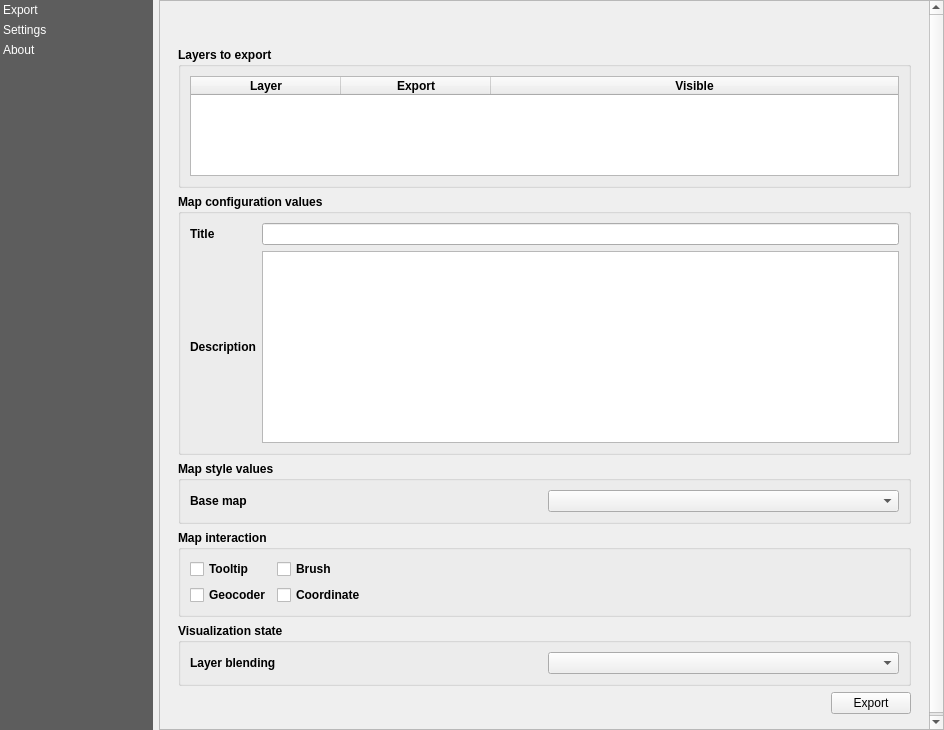
<?xml version="1.0" encoding="UTF-8"?>
<ui version="4.0">
 <class>main_dialog</class>
 <widget class="QDialog" name="main_dialog">
  <property name="windowModality">
   <enum>Qt::WindowModal</enum>
  </property>
  <property name="geometry">
   <rect>
    <x>0</x>
    <y>0</y>
    <width>944</width>
    <height>730</height>
   </rect>
  </property>
  <property name="windowTitle">
   <string>Unfolded Studio</string>
  </property>
  <layout class="QHBoxLayout" name="horizontalLayout">
   <property name="leftMargin">
    <number>0</number>
   </property>
   <property name="topMargin">
    <number>0</number>
   </property>
   <property name="rightMargin">
    <number>0</number>
   </property>
   <property name="bottomMargin">
    <number>0</number>
   </property>
   <item>
    <widget class="QListWidget" name="menu_widget">
     <property name="sizePolicy">
      <sizepolicy hsizetype="Minimum" vsizetype="Expanding">
       <horstretch>0</horstretch>
       <verstretch>0</verstretch>
      </sizepolicy>
     </property>
     <property name="minimumSize">
      <size>
       <width>100</width>
       <height>200</height>
      </size>
     </property>
     <property name="maximumSize">
      <size>
       <width>153</width>
       <height>16777215</height>
      </size>
     </property>
     <property name="styleSheet">
      <string notr="true">QListWidget{
       background-color: rgb(69, 69, 69, 220);
       outline: 0;
       }
       QListWidget::item {
       color: white;
       padding: 3px;
       }
       QListWidget::item::selected {
       color: black;
       background-color:palette(Window);
       padding-right: 0px;
       }
      </string>
     </property>
     <property name="frameShape">
      <enum>QFrame::Box</enum>
     </property>
     <property name="lineWidth">
      <number>0</number>
     </property>
     <property name="iconSize">
      <size>
       <width>32</width>
       <height>32</height>
      </size>
     </property>
     <property name="uniformItemSizes">
      <bool>true</bool>
     </property>
     <property name="currentRow">
      <number>-1</number>
     </property>
     <item>
      <property name="text">
       <string>Export</string>
      </property>
     </item>
     <item>
      <property name="text">
       <string>Settings</string>
      </property>
     </item>
     <item>
      <property name="text">
       <string>About</string>
      </property>
     </item>
    </widget>
   </item>
   <item>
    <layout class="QVBoxLayout" name="verticalLayout">
     <item>
      <widget class="QScrollArea" name="scrollArea">
       <property name="widgetResizable">
        <bool>true</bool>
       </property>
       <widget class="QWidget" name="area_contents">
        <property name="geometry">
         <rect>
          <x>0</x>
          <y>0</y>
          <width>781</width>
          <height>726</height>
         </rect>
        </property>
        <property name="minimumSize">
         <size>
          <width>760</width>
          <height>0</height>
         </size>
        </property>
        <layout class="QVBoxLayout" name="verticalLayout_4">
         <item>
          <widget class="QStackedWidget" name="stacked_widget">
           <property name="currentIndex">
            <number>0</number>
           </property>
           <widget class="QWidget" name="exporter">
            <layout class="QVBoxLayout" name="verticalLayout_11">
             <item>
              <layout class="QHBoxLayout" name="horizontalLayout_5">
               <item>
                <spacer name="horizontalSpacer_3">
                 <property name="orientation">
                  <enum>Qt::Horizontal</enum>
                 </property>
                 <property name="sizeHint" stdset="0">
                  <size>
                   <width>40</width>
                   <height>20</height>
                  </size>
                 </property>
                </spacer>
               </item>
               <item>
                <widget class="QPushButton" name="btn_refresh">
                 <property name="maximumSize">
                  <size>
                   <width>25</width>
                   <height>25</height>
                  </size>
                 </property>
                 <property name="toolTip">
                  <string>Load Snapshot configuration from project...</string>
                 </property>
                 <property name="text">
                  <string/>
                 </property>
                 <property name="flat">
                  <bool>true</bool>
                 </property>
                </widget>
               </item>
              </layout>
             </item>
             <item>
              <widget class="QGroupBox" name="groupBox_6">
               <property name="font">
                <font>
                 <weight>75</weight>
                 <bold>true</bold>
                </font>
               </property>
               <property name="title">
                <string>Layers to export</string>
               </property>
               <layout class="QVBoxLayout" name="verticalLayout_13">
                <item>
                 <widget class="QTableWidget" name="tw_layers">
                  <property name="minimumSize">
                   <size>
                    <width>0</width>
                    <height>100</height>
                   </size>
                  </property>
                  <property name="editTriggers">
                   <set>QAbstractItemView::NoEditTriggers</set>
                  </property>
                  <property name="selectionMode">
                   <enum>QAbstractItemView::NoSelection</enum>
                  </property>
                  <attribute name="horizontalHeaderCascadingSectionResizes">
                   <bool>false</bool>
                  </attribute>
                  <attribute name="horizontalHeaderMinimumSectionSize">
                   <number>100</number>
                  </attribute>
                  <attribute name="horizontalHeaderDefaultSectionSize">
                   <number>150</number>
                  </attribute>
                  <attribute name="horizontalHeaderShowSortIndicator" stdset="0">
                   <bool>false</bool>
                  </attribute>
                  <attribute name="horizontalHeaderStretchLastSection">
                   <bool>true</bool>
                  </attribute>
                  <attribute name="verticalHeaderDefaultSectionSize">
                   <number>30</number>
                  </attribute>
                  <column>
                   <property name="text">
                    <string>Layer</string>
                   </property>
                  </column>
                  <column>
                   <property name="text">
                    <string>Export</string>
                   </property>
                  </column>
                  <column>
                   <property name="text">
                    <string>Visible</string>
                   </property>
                  </column>
                 </widget>
                </item>
               </layout>
              </widget>
             </item>
             <item>
              <widget class="QgsCollapsibleGroupBox" name="gb_">
               <property name="enabled">
                <bool>true</bool>
               </property>
               <property name="sizePolicy">
                <sizepolicy hsizetype="Preferred" vsizetype="Fixed">
                 <horstretch>0</horstretch>
                 <verstretch>0</verstretch>
                </sizepolicy>
               </property>
               <property name="font">
                <font>
                 <weight>75</weight>
                 <bold>true</bold>
                </font>
               </property>
               <property name="title">
                <string>Map configuration values</string>
               </property>
               <property name="flat">
                <bool>false</bool>
               </property>
               <property name="collapsed">
                <bool>false</bool>
               </property>
               <property name="scrollOnExpand">
                <bool>true</bool>
               </property>
               <layout class="QGridLayout" name="gridLayout_8">
                <item row="3" column="0">
                 <widget class="QLabel" name="label_14">
                  <property name="sizePolicy">
                   <sizepolicy hsizetype="Preferred" vsizetype="Fixed">
                    <horstretch>0</horstretch>
                    <verstretch>0</verstretch>
                   </sizepolicy>
                  </property>
                  <property name="font">
                   <font>
                    <weight>75</weight>
                    <bold>true</bold>
                   </font>
                  </property>
                  <property name="text">
                   <string>Description</string>
                  </property>
                 </widget>
                </item>
                <item row="2" column="2">
                 <widget class="QLineEdit" name="input_title"/>
                </item>
                <item row="2" column="0">
                 <widget class="QLabel" name="label_20">
                  <property name="sizePolicy">
                   <sizepolicy hsizetype="Preferred" vsizetype="Fixed">
                    <horstretch>0</horstretch>
                    <verstretch>0</verstretch>
                   </sizepolicy>
                  </property>
                  <property name="font">
                   <font>
                    <weight>75</weight>
                    <bold>true</bold>
                   </font>
                  </property>
                  <property name="text">
                   <string>Title</string>
                  </property>
                 </widget>
                </item>
                <item row="3" column="2">
                 <widget class="QTextEdit" name="input_description"/>
                </item>
               </layout>
              </widget>
             </item>
             <item>
              <widget class="QgsCollapsibleGroupBox" name="gb_1">
               <property name="enabled">
                <bool>true</bool>
               </property>
               <property name="sizePolicy">
                <sizepolicy hsizetype="Preferred" vsizetype="Fixed">
                 <horstretch>0</horstretch>
                 <verstretch>0</verstretch>
                </sizepolicy>
               </property>
               <property name="font">
                <font>
                 <weight>75</weight>
                 <bold>true</bold>
                </font>
               </property>
               <property name="title">
                <string>Map style values</string>
               </property>
               <property name="flat">
                <bool>false</bool>
               </property>
               <property name="collapsed">
                <bool>false</bool>
               </property>
               <property name="scrollOnExpand">
                <bool>true</bool>
               </property>
               <layout class="QGridLayout" name="gridLayout_9">
                <item row="0" column="1">
                 <widget class="QComboBox" name="cb_basemap"/>
                </item>
                <item row="0" column="0">
                 <widget class="QLabel" name="label_21">
                  <property name="sizePolicy">
                   <sizepolicy hsizetype="Preferred" vsizetype="Fixed">
                    <horstretch>0</horstretch>
                    <verstretch>0</verstretch>
                   </sizepolicy>
                  </property>
                  <property name="font">
                   <font>
                    <weight>75</weight>
                    <bold>true</bold>
                   </font>
                  </property>
                  <property name="text">
                   <string>Base map</string>
                  </property>
                 </widget>
                </item>
               </layout>
              </widget>
             </item>
             <item>
              <widget class="QgsCollapsibleGroupBox" name="gb_2">
               <property name="enabled">
                <bool>true</bool>
               </property>
               <property name="sizePolicy">
                <sizepolicy hsizetype="Preferred" vsizetype="Fixed">
                 <horstretch>0</horstretch>
                 <verstretch>0</verstretch>
                </sizepolicy>
               </property>
               <property name="font">
                <font>
                 <weight>75</weight>
                 <bold>true</bold>
                </font>
               </property>
               <property name="title">
                <string>Map interaction</string>
               </property>
               <property name="flat">
                <bool>true</bool>
               </property>
               <property name="collapsed">
                <bool>true</bool>
               </property>
               <property name="scrollOnExpand">
                <bool>true</bool>
               </property>
               <layout class="QFormLayout" name="formLayout">
                <item row="0" column="0">
                 <widget class="QCheckBox" name="cb_tooltip">
                  <property name="text">
                   <string>Tooltip</string>
                  </property>
                 </widget>
                </item>
                <item row="2" column="0">
                 <widget class="QCheckBox" name="cb_geocoder">
                  <property name="text">
                   <string>Geocoder</string>
                  </property>
                 </widget>
                </item>
                <item row="0" column="1">
                 <widget class="QCheckBox" name="cb_brush">
                  <property name="text">
                   <string>Brush</string>
                  </property>
                 </widget>
                </item>
                <item row="2" column="1">
                 <widget class="QCheckBox" name="cb_coordinate">
                  <property name="text">
                   <string>Coordinate</string>
                  </property>
                 </widget>
                </item>
               </layout>
              </widget>
             </item>
             <item>
              <widget class="QgsCollapsibleGroupBox" name="gb_3">
               <property name="enabled">
                <bool>true</bool>
               </property>
               <property name="sizePolicy">
                <sizepolicy hsizetype="Preferred" vsizetype="Fixed">
                 <horstretch>0</horstretch>
                 <verstretch>0</verstretch>
                </sizepolicy>
               </property>
               <property name="font">
                <font>
                 <weight>75</weight>
                 <bold>true</bold>
                </font>
               </property>
               <property name="title">
                <string>Visualization state</string>
               </property>
               <property name="flat">
                <bool>true</bool>
               </property>
               <property name="collapsed">
                <bool>true</bool>
               </property>
               <property name="scrollOnExpand">
                <bool>true</bool>
               </property>
               <layout class="QGridLayout" name="gridLayout_11">
                <item row="0" column="0">
                 <widget class="QLabel" name="label_23">
                  <property name="sizePolicy">
                   <sizepolicy hsizetype="Preferred" vsizetype="Fixed">
                    <horstretch>0</horstretch>
                    <verstretch>0</verstretch>
                   </sizepolicy>
                  </property>
                  <property name="font">
                   <font>
                    <weight>75</weight>
                    <bold>true</bold>
                   </font>
                  </property>
                  <property name="text">
                   <string>Layer blending</string>
                  </property>
                 </widget>
                </item>
                <item row="0" column="1">
                 <widget class="QComboBox" name="cb_layer_blending"/>
                </item>
               </layout>
              </widget>
             </item>
             <item>
              <layout class="QHBoxLayout" name="horizontalLayout_3">
               <item>
                <spacer name="horizontalSpacer_2">
                 <property name="orientation">
                  <enum>Qt::Horizontal</enum>
                 </property>
                 <property name="sizeHint" stdset="0">
                  <size>
                   <width>40</width>
                   <height>20</height>
                  </size>
                 </property>
                </spacer>
               </item>
               <item>
                <widget class="QPushButton" name="btn_export">
                 <property name="text">
                  <string>Export</string>
                 </property>
                </widget>
               </item>
              </layout>
             </item>
            </layout>
           </widget>
           <widget class="QWidget" name="settings">
            <layout class="QVBoxLayout" name="verticalLayout_15">
             <item>
              <widget class="QgsCollapsibleGroupBox" name="mGroupBox_5">
               <property name="sizePolicy">
                <sizepolicy hsizetype="Preferred" vsizetype="Fixed">
                 <horstretch>0</horstretch>
                 <verstretch>0</verstretch>
                </sizepolicy>
               </property>
               <property name="title">
                <string>General</string>
               </property>
               <layout class="QVBoxLayout" name="verticalLayout_14">
                <item>
                 <layout class="QVBoxLayout" name="verticalLayout_12">
                  <item>
                   <layout class="QGridLayout" name="gridLayout_10">
                    <item row="0" column="0">
                     <widget class="QLabel" name="label_level_file_3">
                      <property name="minimumSize">
                       <size>
                        <width>250</width>
                        <height>0</height>
                       </size>
                      </property>
                      <property name="text">
                       <string>Mapbox API Token</string>
                      </property>
                     </widget>
                    </item>
                    <item row="0" column="1">
                     <widget class="QLineEdit" name="le_mapbox_token"/>
                    </item>
                   </layout>
                  </item>
                  <item>
                   <layout class="QHBoxLayout" name="horizontalLayout_6">
                    <item>
                     <spacer name="horizontalSpacer_4">
                      <property name="orientation">
                       <enum>Qt::Horizontal</enum>
                      </property>
                      <property name="sizeHint" stdset="0">
                       <size>
                        <width>40</width>
                        <height>20</height>
                       </size>
                      </property>
                     </spacer>
                    </item>
                    <item>
                     <widget class="QPushButton" name="btn_add_basemaps">
                      <property name="text">
                       <string>Add WMTS basemaps</string>
                      </property>
                     </widget>
                    </item>
                   </layout>
                  </item>
                 </layout>
                </item>
               </layout>
              </widget>
             </item>
             <item>
              <widget class="QgsCollapsibleGroupBox" name="mGroupBox_4">
               <property name="sizePolicy">
                <sizepolicy hsizetype="Preferred" vsizetype="Fixed">
                 <horstretch>0</horstretch>
                 <verstretch>0</verstretch>
                </sizepolicy>
               </property>
               <property name="title">
                <string>Export</string>
               </property>
               <layout class="QVBoxLayout" name="verticalLayout_10">
                <item>
                 <layout class="QGridLayout" name="gridLayout_7">
                  <item row="0" column="1">
                   <widget class="QgsFileWidget" name="f_conf_output">
                    <property name="sizePolicy">
                     <sizepolicy hsizetype="Preferred" vsizetype="Fixed">
                      <horstretch>0</horstretch>
                      <verstretch>0</verstretch>
                     </sizepolicy>
                    </property>
                    <property name="storageMode">
                     <enum>QgsFileWidget::GetDirectory</enum>
                    </property>
                   </widget>
                  </item>
                  <item row="0" column="0">
                   <widget class="QLabel" name="label_level_file_2">
                    <property name="sizePolicy">
                     <sizepolicy hsizetype="Preferred" vsizetype="Fixed">
                      <horstretch>0</horstretch>
                      <verstretch>0</verstretch>
                     </sizepolicy>
                    </property>
                    <property name="text">
                     <string>Configuration output directory                 </string>
                    </property>
                   </widget>
                  </item>
                 </layout>
                </item>
               </layout>
              </widget>
             </item>
             <item>
              <widget class="QgsCollapsibleGroupBox" name="mGroupBox_3">
               <property name="sizePolicy">
                <sizepolicy hsizetype="Preferred" vsizetype="Fixed">
                 <horstretch>0</horstretch>
                 <verstretch>0</verstretch>
                </sizepolicy>
               </property>
               <property name="title">
                <string>Logging</string>
               </property>
               <layout class="QVBoxLayout" name="verticalLayout_8">
                <item>
                 <widget class="QLabel" name="label">
                  <property name="text">
                   <string>QGIS must be restarted in order to apply changes in log levels</string>
                  </property>
                 </widget>
                </item>
                <item>
                 <layout class="QGridLayout" name="gridLayout_5">
                  <item row="1" column="0">
                   <widget class="QLabel" name="label_level_console">
                    <property name="sizePolicy">
                     <sizepolicy hsizetype="Preferred" vsizetype="Fixed">
                      <horstretch>0</horstretch>
                      <verstretch>0</verstretch>
                     </sizepolicy>
                    </property>
                    <property name="text">
                     <string>Console level</string>
                    </property>
                   </widget>
                  </item>
                  <item row="1" column="1">
                   <widget class="QComboBox" name="combo_box_log_level_console"/>
                  </item>
                  <item row="0" column="0">
                   <widget class="QLabel" name="label_level_file">
                    <property name="sizePolicy">
                     <sizepolicy hsizetype="Preferred" vsizetype="Fixed">
                      <horstretch>0</horstretch>
                      <verstretch>0</verstretch>
                     </sizepolicy>
                    </property>
                    <property name="text">
                     <string>File level</string>
                    </property>
                   </widget>
                  </item>
                  <item row="0" column="1">
                   <widget class="QComboBox" name="combo_box_log_level_file"/>
                  </item>
                 </layout>
                </item>
                <item>
                 <layout class="QHBoxLayout" name="horizontalLayout_2">
                  <item>
                   <spacer name="horizontalSpacer">
                    <property name="orientation">
                     <enum>Qt::Horizontal</enum>
                    </property>
                    <property name="sizeHint" stdset="0">
                     <size>
                      <width>40</width>
                      <height>20</height>
                     </size>
                    </property>
                   </spacer>
                  </item>
                  <item>
                   <widget class="QPushButton" name="btn_open_log">
                    <property name="text">
                     <string>Open most recent log file</string>
                    </property>
                   </widget>
                  </item>
                 </layout>
                </item>
               </layout>
              </widget>
             </item>
            </layout>
           </widget>
           <widget class="QWidget" name="about">
            <layout class="QVBoxLayout" name="verticalLayout_3">
             <item>
              <widget class="QGroupBox" name="groupBox_5">
               <property name="sizePolicy">
                <sizepolicy hsizetype="Preferred" vsizetype="Preferred">
                 <horstretch>0</horstretch>
                 <verstretch>0</verstretch>
                </sizepolicy>
               </property>
               <property name="title">
                <string>Unfolded Studio</string>
               </property>
               <layout class="QVBoxLayout" name="verticalLayout_9">
                <item>
                 <layout class="QGridLayout" name="gridLayout_6">
                  <property name="sizeConstraint">
                   <enum>QLayout::SetNoConstraint</enum>
                  </property>
                  <item row="0" column="1">
                   <widget class="QLabel" name="label_gispo_2">
                    <property name="sizePolicy">
                     <sizepolicy hsizetype="Preferred" vsizetype="Preferred">
                      <horstretch>0</horstretch>
                      <verstretch>0</verstretch>
                     </sizepolicy>
                    </property>
                    <property name="text">
                     <string>&lt;html&gt;&lt;head/&gt;&lt;body&gt;&lt;p&gt;&lt;a
                      href=&quot;https://studio.unfolded.ai/&quot;&gt;&lt;span
                      style=&quot; text-decoration:
                      underline; color:#0000ff;&quot;&gt;Unfolded
                      Studio&lt;/span&gt;&lt;/a&gt;&lt;/p&gt;&lt;/body&gt;&lt;/html&gt;
                     </string>
                    </property>
                   </widget>
                  </item>
                  <item row="0" column="0">
                   <widget class="QLabel" name="label_development_2">
                    <property name="sizePolicy">
                     <sizepolicy hsizetype="Preferred" vsizetype="Preferred">
                      <horstretch>0</horstretch>
                      <verstretch>0</verstretch>
                     </sizepolicy>
                    </property>
                    <property name="text">
                     <string>Studio</string>
                    </property>
                   </widget>
                  </item>
                  <item row="1" column="0">
                   <widget class="QLabel" name="label_development_3">
                    <property name="sizePolicy">
                     <sizepolicy hsizetype="Preferred" vsizetype="Preferred">
                      <horstretch>0</horstretch>
                      <verstretch>0</verstretch>
                     </sizepolicy>
                    </property>
                    <property name="text">
                     <string>Documentation</string>
                    </property>
                   </widget>
                  </item>
                  <item row="1" column="1">
                   <widget class="QLabel" name="label_gispo_3">
                    <property name="sizePolicy">
                     <sizepolicy hsizetype="Preferred" vsizetype="Preferred">
                      <horstretch>0</horstretch>
                      <verstretch>0</verstretch>
                     </sizepolicy>
                    </property>
                    <property name="text">
                     <string>&lt;html&gt;&lt;head/&gt;&lt;body&gt;&lt;p&gt;&lt;a
                      href=&quot;https://docs.unfolded.ai/&quot;&gt;&lt;span
                      style=&quot; text-decoration:
                      underline; color:#0000ff;&quot;&gt;Unfolded
                      Studio Documentation&lt;/span&gt;&lt;/a&gt;&lt;/p&gt;&lt;/body&gt;&lt;/html&gt;
                     </string>
                    </property>
                   </widget>
                  </item>
                 </layout>
                </item>
               </layout>
              </widget>
             </item>
             <item>
              <widget class="QGroupBox" name="groupBox_3">
               <property name="sizePolicy">
                <sizepolicy hsizetype="Preferred" vsizetype="Preferred">
                 <horstretch>0</horstretch>
                 <verstretch>0</verstretch>
                </sizepolicy>
               </property>
               <property name="title">
                <string>Attributions</string>
               </property>
               <layout class="QVBoxLayout" name="verticalLayout_6">
                <item>
                 <layout class="QGridLayout" name="gridLayout_3">
                  <property name="sizeConstraint">
                   <enum>QLayout::SetNoConstraint</enum>
                  </property>
                  <item row="0" column="0">
                   <widget class="QLabel" name="label_development">
                    <property name="sizePolicy">
                     <sizepolicy hsizetype="Preferred" vsizetype="Preferred">
                      <horstretch>0</horstretch>
                      <verstretch>0</verstretch>
                     </sizepolicy>
                    </property>
                    <property name="text">
                     <string>Main plugin development</string>
                    </property>
                   </widget>
                  </item>
                  <item row="0" column="1">
                   <widget class="QLabel" name="label_gispo">
                    <property name="sizePolicy">
                     <sizepolicy hsizetype="Preferred" vsizetype="Preferred">
                      <horstretch>0</horstretch>
                      <verstretch>0</verstretch>
                     </sizepolicy>
                    </property>
                    <property name="text">
                     <string>&lt;html&gt;&lt;head/&gt;&lt;body&gt;&lt;p&gt;&lt;a
                      href=&quot;https://www.gispo.fi/en/home/&quot;&gt;&lt;span
                      style=&quot; text-decoration:
                      underline; color:#0000ff;&quot;&gt;Gispo
                      Ltd.&lt;/span&gt;&lt;/a&gt;&lt;/p&gt;&lt;/body&gt;&lt;/html&gt;
                     </string>
                    </property>
                   </widget>
                  </item>
                 </layout>
                </item>
               </layout>
              </widget>
             </item>
             <item>
              <widget class="QGroupBox" name="groupBox_2">
               <property name="sizePolicy">
                <sizepolicy hsizetype="Preferred" vsizetype="Preferred">
                 <horstretch>0</horstretch>
                 <verstretch>0</verstretch>
                </sizepolicy>
               </property>
               <property name="title">
                <string>Sources</string>
               </property>
               <layout class="QVBoxLayout" name="verticalLayout_5">
                <item>
                 <layout class="QGridLayout" name="gridLayout_2">
                  <item row="1" column="1">
                   <widget class="QLabel" name="label_source">
                    <property name="sizePolicy">
                     <sizepolicy hsizetype="Preferred" vsizetype="Preferred">
                      <horstretch>0</horstretch>
                      <verstretch>0</verstretch>
                     </sizepolicy>
                    </property>
                    <property name="text">
                     <string>&lt;html&gt;&lt;head/&gt;&lt;body&gt;&lt;p&gt;&lt;a
                      href=&quot;https://github.com/UnfoldedInc/qgis-plugin&quot;&gt;&lt;span
                      style=&quot; text-decoration:
                      underline; color:#0000ff;&quot;&gt;https://github.com/UnfoldedInc/qgis-plugin&lt;/span&gt;&lt;/a&gt;&lt;/p&gt;&lt;/body&gt;&lt;/html&gt;
                     </string>
                    </property>
                   </widget>
                  </item>
                  <item row="1" column="0">
                   <widget class="QLabel" name="label_gsource">
                    <property name="sizePolicy">
                     <sizepolicy hsizetype="Preferred" vsizetype="Preferred">
                      <horstretch>0</horstretch>
                      <verstretch>0</verstretch>
                     </sizepolicy>
                    </property>
                    <property name="text">
                     <string>Unfolded Studio Plugin repository</string>
                    </property>
                   </widget>
                  </item>
                  <item row="0" column="0">
                   <widget class="QLabel" name="label_qsource">
                    <property name="sizePolicy">
                     <sizepolicy hsizetype="Preferred" vsizetype="Preferred">
                      <horstretch>0</horstretch>
                      <verstretch>0</verstretch>
                     </sizepolicy>
                    </property>
                    <property name="text">
                     <string>kepler.gl</string>
                    </property>
                   </widget>
                  </item>
                  <item row="0" column="1">
                   <widget class="QLabel" name="label_qgsource">
                    <property name="sizePolicy">
                     <sizepolicy hsizetype="Preferred" vsizetype="Preferred">
                      <horstretch>0</horstretch>
                      <verstretch>0</verstretch>
                     </sizepolicy>
                    </property>
                    <property name="text">
                     <string>&lt;html&gt;&lt;head/&gt;&lt;body&gt;&lt;p&gt;&lt;a
                      href=&quot;https://github.com/keplergl/kepler.gl&quot;&gt;&lt;span
                      style=&quot; text-decoration:
                      underline; color:#0000ff;&quot;&gt;https://github.com/keplergl/kepler.gl&lt;/span&gt;&lt;/a&gt;&lt;/p&gt;&lt;/body&gt;&lt;/html&gt;
                     </string>
                    </property>
                   </widget>
                  </item>
                 </layout>
                </item>
               </layout>
              </widget>
             </item>
             <item>
              <widget class="QGroupBox" name="groupBox_4">
               <property name="sizePolicy">
                <sizepolicy hsizetype="Preferred" vsizetype="Preferred">
                 <horstretch>0</horstretch>
                 <verstretch>0</verstretch>
                </sizepolicy>
               </property>
               <property name="title">
                <string>Versions</string>
               </property>
               <layout class="QVBoxLayout" name="verticalLayout_7">
                <item>
                 <layout class="QGridLayout" name="gridLayout_4">
                  <item row="0" column="1">
                   <widget class="QLabel" name="label_version">
                    <property name="sizePolicy">
                     <sizepolicy hsizetype="Preferred" vsizetype="Fixed">
                      <horstretch>0</horstretch>
                      <verstretch>0</verstretch>
                     </sizepolicy>
                    </property>
                    <property name="text">
                     <string>&lt;placeholder&gt;</string>
                    </property>
                   </widget>
                  </item>
                  <item row="0" column="0">
                   <widget class="QLabel" name="label_version_txt">
                    <property name="sizePolicy">
                     <sizepolicy hsizetype="Preferred" vsizetype="Preferred">
                      <horstretch>0</horstretch>
                      <verstretch>0</verstretch>
                     </sizepolicy>
                    </property>
                    <property name="text">
                     <string>Unfolded Studio Plugin</string>
                    </property>
                   </widget>
                  </item>
                 </layout>
                </item>
               </layout>
              </widget>
             </item>
             <item>
              <widget class="QGroupBox" name="groupBox">
               <property name="sizePolicy">
                <sizepolicy hsizetype="Preferred" vsizetype="Preferred">
                 <horstretch>0</horstretch>
                 <verstretch>0</verstretch>
                </sizepolicy>
               </property>
               <property name="title">
                <string>Licenses</string>
               </property>
               <layout class="QHBoxLayout" name="horizontalLayout_11">
                <item>
                 <layout class="QGridLayout" name="gridLayout">
                  <item row="0" column="0">
                   <widget class="QLabel" name="label_plugin">
                    <property name="sizePolicy">
                     <sizepolicy hsizetype="Preferred" vsizetype="Fixed">
                      <horstretch>0</horstretch>
                      <verstretch>0</verstretch>
                     </sizepolicy>
                    </property>
                    <property name="text">
                     <string>Unfolded Studio Plugin</string>
                    </property>
                   </widget>
                  </item>
                  <item row="0" column="1">
                   <widget class="QLabel" name="label_gpl2">
                    <property name="sizePolicy">
                     <sizepolicy hsizetype="Preferred" vsizetype="Fixed">
                      <horstretch>0</horstretch>
                      <verstretch>0</verstretch>
                     </sizepolicy>
                    </property>
                    <property name="text">
                     <string>&lt;html&gt;&lt;head/&gt;&lt;body&gt;&lt;p&gt;&lt;a
                      href=&quot;https://www.gnu.org/licenses/old-licenses/gpl-2.0.en.html&quot;&gt;&lt;span
                      style=&quot; text-decoration:
                      underline; color:#0000ff;&quot;&gt;Licence
                      GPL Version 2&lt;/span&gt;&lt;/a&gt;&lt;/p&gt;&lt;/body&gt;&lt;/html&gt;
                     </string>
                    </property>
                   </widget>
                  </item>
                 </layout>
                </item>
               </layout>
              </widget>
             </item>
            </layout>
           </widget>
          </widget>
         </item>
        </layout>
       </widget>
      </widget>
     </item>
    </layout>
   </item>
  </layout>
 </widget>
 <customwidgets>
  <customwidget>
   <class>QgsCollapsibleGroupBox</class>
   <extends>QGroupBox</extends>
   <header>qgscollapsiblegroupbox.h</header>
   <container>1</container>
  </customwidget>
  <customwidget>
   <class>QgsFileWidget</class>
   <extends>QWidget</extends>
   <header>qgsfilewidget.h</header>
   <container>1</container>
  </customwidget>
 </customwidgets>
 <resources/>
 <connections/>
</ui>
